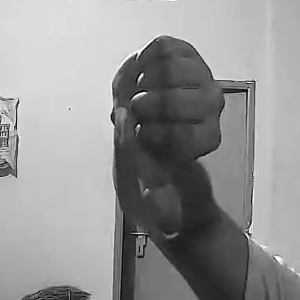
#> input picture gesture/dataset/train/THUMBS_DOWN/THUMBS_DOWN_0000.png, 300 x 300 px, found by its file name; its folder holds only this picture in this run
$ python angle-it.py
#> lines starting #> are read from the running program, lines starting #| are printed output that depends on the picture
import os
import cv2

# ==================== CONFIGURATION ====================
DATA_DIR = "./dataset/train"
IMG_SIZE = 64  # Resize back to uniform dimensions during augmentation
# =======================================================

def augment_dataset():
    if not os.path.exists(DATA_DIR):
        print(f"[ERROR] Dataset directory '{DATA_DIR}' not found!")
        return

    classes = [d for d in os.listdir(DATA_DIR) if os.path.isdir(os.path.join(DATA_DIR, d))]

    if len(classes) == 0:
        print(f"[ERROR] No class folders found inside '{DATA_DIR}'!")
        return

    print(f"[INFO] Starting image rotation augmentation for classes: {classes}")

    total_original = 0
    total_augmented = 0

    for cls_name in classes:
        cls_path = os.path.join(DATA_DIR, cls_name)
        image_files = [f for f in os.listdir(cls_path) if f.lower().endswith(('.png', '.jpg', '.jpeg'))]

        print(f"\n[INFO] Processing class '{cls_name.upper()}' ({len(image_files)} original images)...")

        for img_name in image_files:
            img_path = os.path.join(cls_path, img_name)
            img = cv2.imread(img_path)
#> img is the input picture: shape (300, 300, 3); min 1, max 255, mean 149.6
            if img is None:
                continue

            total_original += 1
            base_name, ext = os.path.splitext(img_name)

            # Define the 4 rotation angles (0, 90, 180, 270)
            rotations = {
                0: cv2.ROTATE_90_CLOCKWISE,       # Placeholder, handled separately below
                90: cv2.ROTATE_90_CLOCKWISE,
                180: cv2.ROTATE_180,
                270: cv2.ROTATE_90_COUNTERCLOCKWISE
            }

            for angle in [0, 90, 180, 270]:
                if angle == 0:
                    rotated = img.copy()
                    suffix = "rot0"
                elif angle == 90:
                    rotated = cv2.rotate(img, cv2.ROTATE_90_CLOCKWISE)
                    suffix = "rot90"
                elif angle == 180:
                    rotated = cv2.rotate(img, cv2.ROTATE_180)
                    suffix = "rot180"
                elif angle == 270:
                    rotated = cv2.rotate(img, cv2.ROTATE_90_COUNTERCLOCKWISE)
                    suffix = "rot270"

                # Ensure dimensions remain uniform
                rotated = cv2.resize(rotated, (IMG_SIZE, IMG_SIZE))

                # Save rotated duplicate back into the class folder
                new_filename = f"{base_name}_{suffix}{ext}"
                save_path = os.path.join(cls_path, new_filename)
                cv2.imwrite(save_path, rotated)
                total_augmented += 1
#> this loop made 4 passes
#> pass 1, in augment_dataset, `rotated = cv2.resize(rotated, (IMG_SIZE, IMG_SIZE))`:
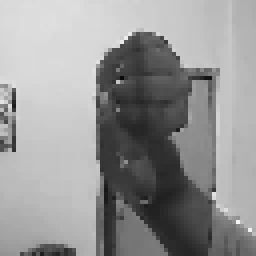
#> rotated: shape (64, 64, 3) (shown 4 times larger); min 10, max 246, mean 149.1
#> pass 2, in augment_dataset, `rotated = cv2.rotate(img, cv2.ROTATE_90_CLOCKWISE)`:
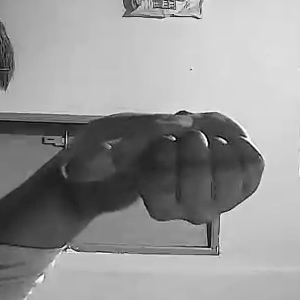
#> rotated: shape (300, 300, 3); min 1, max 255, mean 149.6
#> pass 2, in augment_dataset, `rotated = cv2.resize(rotated, (IMG_SIZE, IMG_SIZE))`:
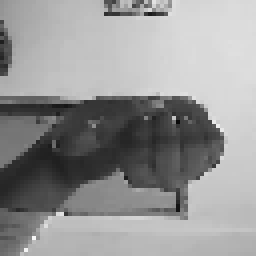
#> rotated: shape (64, 64, 3) (shown 4 times larger); min 10, max 246, mean 149.1
#> pass 3, in augment_dataset, `rotated = cv2.rotate(img, cv2.ROTATE_180)`:
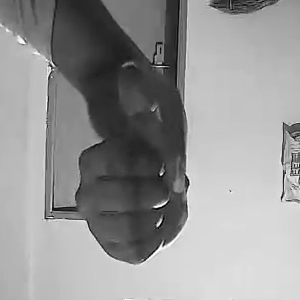
#> rotated: shape (300, 300, 3); min 1, max 255, mean 149.6
#> after the loop, total_augmented = 4

        print(f"[DONE] Augmented class '{cls_name.upper()}' successfully.")
#> pass 2 of the loop in augment_dataset, `for cls_name in classes:`:
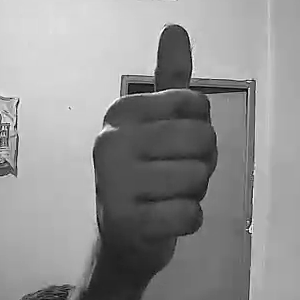
#> input picture gesture/dataset/train/THUMBS_UP/THUMBS_UP_0000.png, 300 x 300 px, found by its file name
#> in augment_dataset, img is the input picture: shape (300, 300, 3); min 3, max 255, mean 145.2
#> rotations = {0: 0, 90: 0, 180: 1, 270: 2}
#> the loop in augment_dataset, `for angle in [0, 90, 180, 270]:` made 4 passes
#> pass 2, in augment_dataset, `rotated = cv2.resize(rotated, (IMG_SIZE, IMG_SIZE))`:
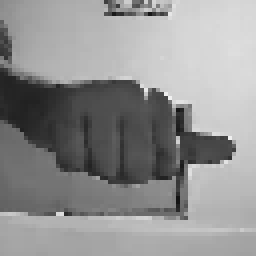
#> rotated: shape (64, 64, 3) (shown 4 times larger); min 19, max 240, mean 145.3
#> pass 3, in augment_dataset, `rotated = cv2.rotate(img, cv2.ROTATE_180)`:
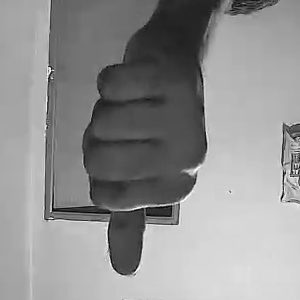
#> rotated: shape (300, 300, 3); min 3, max 255, mean 145.2
#> after the loop in augment_dataset, `for angle in [0, 90, 180, 270]:`: total_augmented = 8

    print(f"\n[SUMMARY] Augmentation complete!")
    print(f" - Original images processed: {total_original}")
    print(f" - Total images after rotation expansion: {total_augmented}")
#|  - Total images after rotation expansion: 8
    print("You can now re-run 'train.py' to update your 'knn_model_data.npz' model with the new angles.")

if __name__ == "__main__":
    augment_dataset()
